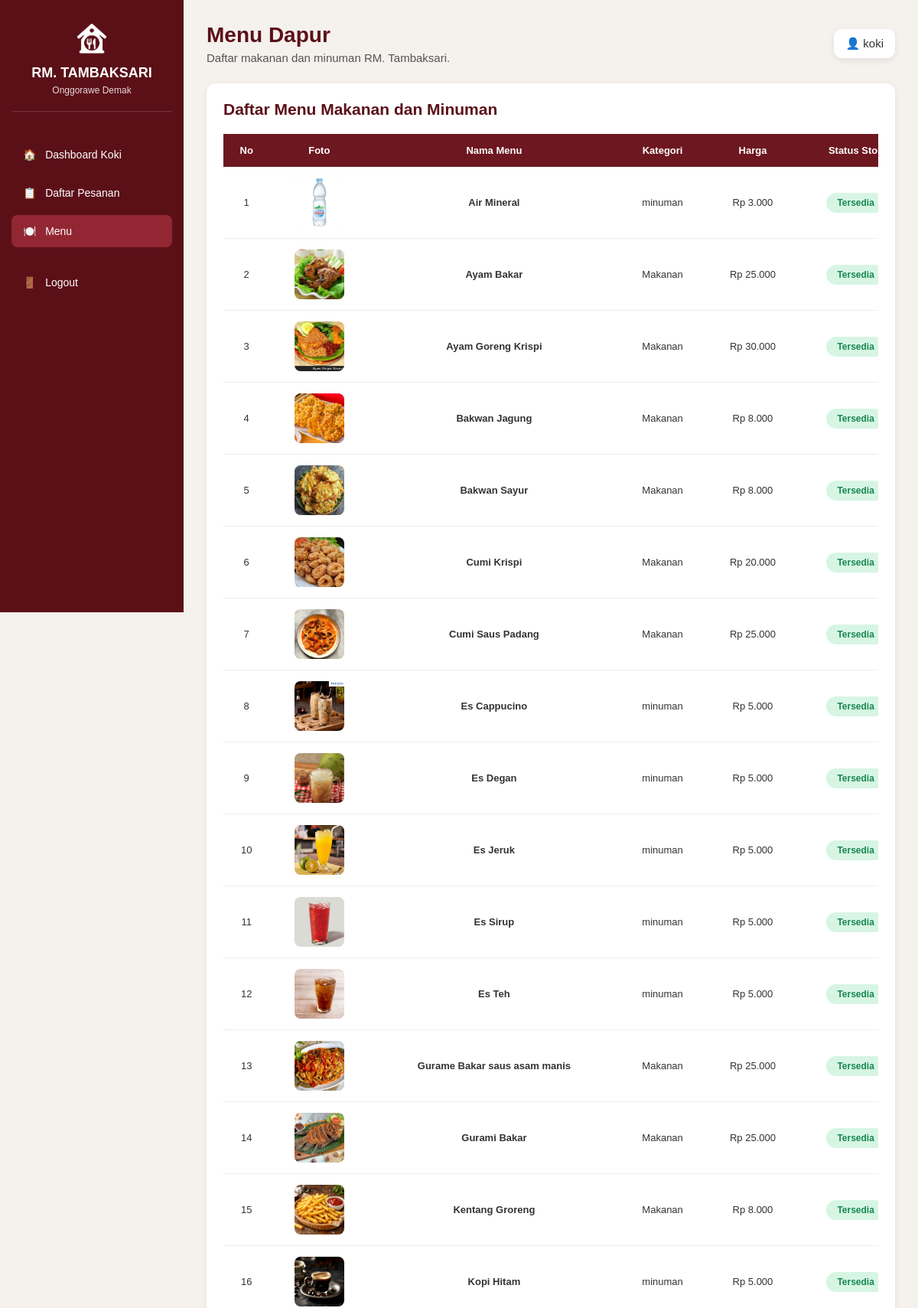
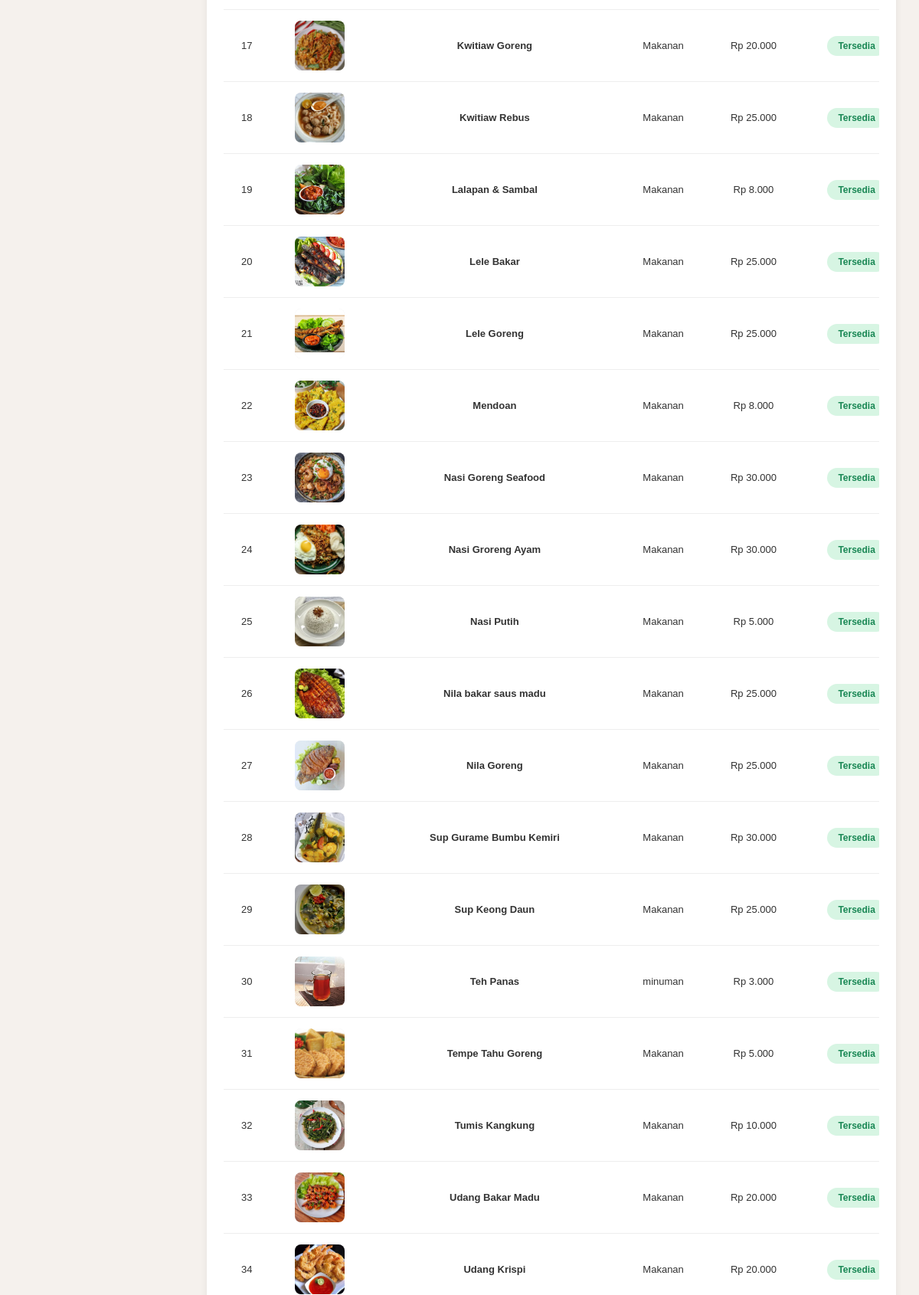
Page /koki/menu.php (signed in, upper part) on the committed database (2 pictures, top to bottom).
### tables this page shows
CREATE TABLE `menu` (
  `id_menu` int NOT NULL,
  `id_kategori` int DEFAULT NULL,
  `nama_menu` varchar(100) DEFAULT NULL,
  `harga` decimal(12,2) DEFAULT NULL,
  `foto` varchar(255) DEFAULT NULL,
  `deskripsi` text,
  `status_stok` enum('tersedia','habis') DEFAULT NULL
);

CREATE TABLE `kategori` (
  `id_kategori` int NOT NULL,
  `nama_kategori` varchar(50) DEFAULT NULL
);

### koki/menu.php (the view, shortened to what this page needs)
<?php
include "../config.php";
$query = mysqli_query($db, "
    SELECT
        menu.*,
        kategori.nama_kategori
    FROM menu
    LEFT JOIN kategori
        ON menu.id_kategori = kategori.id_kategori
    ORDER BY menu.nama_menu ASC
");
?>
<!DOCTYPE html>
<html lang="id">
<head>
</head>
<body>
<aside class="sidebar">
    <div class="logo">
        <img src="../assets/images/logo.png" alt="Logo RM Tambaksari">
        <h2>RM. TAMBAKSARI</h2>
        <p>Onggorawe Demak</p>
    </div>
    <ul class="menu">
        <li>
            <a href="dashboard.php">
                🏠 &nbsp; Dashboard Koki
            </a>
        </li>
        <li>
            <a href="pesanan.php">
                📋 &nbsp; Daftar Pesanan
            </a>
        </li>
        <li>
            <a href="menu.php" class="active">
                🍽️ &nbsp; Menu
            </a>
        </li>
        <li>
            <a href="../logout.php" class="logout">
                🚪 &nbsp; Logout
            </a>
        </li>
    </ul>
</aside>
<main class="main">
    <div class="topbar">
        <div>
            <h1>Menu Dapur</h1>
            <p>Daftar makanan dan minuman RM. Tambaksari.</p>
        </div>
        <div class="admin-name">
            👤 <?= htmlspecialchars($_SESSION['username'] ?? 'koki'); ?>
        </div>
    </div>
    <div class="content-box">
        <div class="content-header">
            <h2>Daftar Menu Makanan dan Minuman</h2>
        </div>
        <div class="table-container">
            <table>
                <thead>
                    <tr>
                        <th>No</th>
                        <th>Foto</th>
                        <th>Nama Menu</th>
                        <th>Kategori</th>
                        <th>Harga</th>
                        <th>Status Stok</th>
                    </tr>
                </thead>
                <tbody>
                <?php
                $no = 1;
                while ($data = mysqli_fetch_assoc($query)) {
                ?>
                    <tr>
                        <td><?= $no++; ?></td>
                        <td>
                            <?php if (!empty($data['foto'])) { ?>
                                <img
                                    src="../assets/images/menu/<?= htmlspecialchars($data['foto']); ?>"
                                    alt="<?= htmlspecialchars($data['nama_menu']); ?>"
                                    class="foto-menu"
                                    onerror="this.style.display='none'; this.nextElementSibling.style.display='inline-flex';"
                                >
                            <?php } else { ?>
                                <span class="no-foto">Tidak ada foto</span>
                            <?php } ?>
                        </td>
                        <td>
                            <strong><?= htmlspecialchars($data['nama_menu']); ?></strong>
                        </td>
                        <td>
                            <?= htmlspecialchars($data['nama_kategori'] ?? '-'); ?>
                        </td>
                        <td>
                            Rp <?= number_format((float)$data['harga'], 0, ',', '.'); ?>
                        </td>
                        <td>
                            <?php if ($data['status_stok'] == 'tersedia') { ?>
                                <span class="badge tersedia">Tersedia</span>
                            <?php } else { ?>
                                <span class="badge habis">Habis</span>
                            <?php } ?>
                        </td>
                    </tr>
                <?php } ?>
                </tbody>
            </table>
        </div>
    </div>
</main>
</body>
</html>

### koki/menu.php (style rules this page uses)
* { box-sizing: border-box; margin: 0; padding: 0; font-family: Arial, sans-serif; }
body { background: #f5f1ed; color: #333; }
.sidebar { position: fixed; left: 0; top: 0; width: 240px; height: 100vh; background: #5b1018; color: white; padding: 25px 15px; }
.logo { text-align: center; margin-bottom: 35px; padding-bottom: 20px; border-bottom: 1px solid rgba(255,255,255,0.15); }
.logo img { width: 50px; height: 50px; object-fit: contain; margin-bottom: 6px; }
.logo h2 { font-size: 18px; color: white; }
.logo p { font-size: 12px; color: #eadada; margin-top: 5px; }
.menu { list-style: none; }
.menu li { margin-bottom: 8px; }
.menu a { display: block; padding: 13px 15px; color: white; text-decoration: none; border-radius: 8px; font-size: 14px; }
.menu a.active { background: #922733; }
.menu .logout { margin-top: 25px; }
.main { margin-left: 240px; padding: 30px; }
.topbar { display: flex; justify-content: space-between; align-items: center; margin-bottom: 25px; }
.topbar h1 { color: #5b1018; font-size: 28px; margin-bottom: 5px; }
.topbar p { color: #555; font-size: 15px; }
.admin-name { background: white; padding: 10px 15px; border-radius: 10px; box-shadow: 0 3px 10px rgba(0,0,0,0.08); font-size: 15px; }
.content-box { background: white; border-radius: 12px; padding: 22px; box-shadow: 0 3px 10px rgba(0,0,0,0.07); }
.content-header { display: flex; justify-content: space-between; align-items: center; margin-bottom: 20px; }
.content-header h2 { color: #5b1018; font-size: 21px; }
.table-container { overflow-x: auto; }
table { width: 100%; border-collapse: collapse; background: white; min-width: 900px; }
th { background: #6d1720; color: white; padding: 14px 12px; text-align: center; font-size: 13px; }
td { padding: 14px 12px; border-bottom: 1px solid #eeeeee; font-size: 13px; text-align: center; vertical-align: middle; }
.foto-menu { width: 65px; height: 65px; object-fit: cover; border-radius: 8px; background: #eee; display: block; margin: 0 auto; }
.badge { display: inline-block; padding: 6px 14px; border-radius: 20px; font-size: 12px; font-weight: bold; }
.tersedia { background: #d7f5e3; color: #198754; }

### rows in the picture
menu: foto (picture), nama_menu "Air Mineral", id_kategori.nama_kategori "minuman", harga "3.000", status_stok "Tersedia"
menu: foto (picture), nama_menu "Ayam Bakar", id_kategori.nama_kategori "Makanan", harga "25.000", status_stok "Tersedia"
menu: foto (picture), nama_menu "Ayam Goreng Krispi", id_kategori.nama_kategori "Makanan", harga "30.000", status_stok "Tersedia"
menu: foto (picture), nama_menu "Bakwan Jagung", id_kategori.nama_kategori "Makanan", harga "8.000", status_stok "Tersedia"
menu: foto (picture), nama_menu "Bakwan Sayur", id_kategori.nama_kategori "Makanan", harga "8.000", status_stok "Tersedia"
menu: foto (picture), nama_menu "Cumi Krispi", id_kategori.nama_kategori "Makanan", harga "20.000", status_stok "Tersedia"
menu: foto (picture), nama_menu "Cumi Saus Padang", id_kategori.nama_kategori "Makanan", harga "25.000", status_stok "Tersedia"
menu: foto (picture), nama_menu "Es Cappucino", id_kategori.nama_kategori "minuman", harga "5.000", status_stok "Tersedia"
menu: foto (picture), nama_menu "Es Degan", id_kategori.nama_kategori "minuman", harga "5.000", status_stok "Tersedia"
menu: foto (picture), nama_menu "Es Jeruk", id_kategori.nama_kategori "minuman", harga "5.000", status_stok "Tersedia"
menu: foto (picture), nama_menu "Es Sirup", id_kategori.nama_kategori "minuman", harga "5.000", status_stok "Tersedia"
menu: foto (picture), nama_menu "Es Teh", id_kategori.nama_kategori "minuman", harga "5.000", status_stok "Tersedia"
menu: foto (picture), nama_menu "Gurame Bakar saus asam manis", id_kategori.nama_kategori "Makanan", harga "25.000", status_stok "Tersedia"
menu: foto (picture), nama_menu "Gurami Bakar", id_kategori.nama_kategori "Makanan", harga "25.000", status_stok "Tersedia"
menu: foto (picture), nama_menu "Kentang Groreng", id_kategori.nama_kategori "Makanan", harga "8.000", status_stok "Tersedia"
menu: foto (picture), nama_menu "Kopi Hitam", id_kategori.nama_kategori "minuman", harga "5.000", status_stok "Tersedia"
menu: foto (picture), nama_menu "Kwitiaw Goreng", id_kategori.nama_kategori "Makanan", harga "20.000", status_stok "Tersedia"
menu: foto (picture), nama_menu "Kwitiaw Rebus", id_kategori.nama_kategori "Makanan", harga "25.000", status_stok "Tersedia"
menu: foto (picture), nama_menu "Lalapan & Sambal", id_kategori.nama_kategori "Makanan", harga "8.000", status_stok "Tersedia"
menu: foto (picture), nama_menu "Lele Bakar", id_kategori.nama_kategori "Makanan", harga "25.000", status_stok "Tersedia"
menu: foto (picture), nama_menu "Lele Goreng", id_kategori.nama_kategori "Makanan", harga "25.000", status_stok "Tersedia"
menu: foto (picture), nama_menu "Mendoan", id_kategori.nama_kategori "Makanan", harga "8.000", status_stok "Tersedia"
menu: foto (picture), nama_menu "Nasi Goreng Seafood", id_kategori.nama_kategori "Makanan", harga "30.000", status_stok "Tersedia"
menu: foto (picture), nama_menu "Nasi Groreng Ayam", id_kategori.nama_kategori "Makanan", harga "30.000", status_stok "Tersedia"
menu: foto (picture), nama_menu "Nasi Putih", id_kategori.nama_kategori "Makanan", harga "5.000", status_stok "Tersedia"
menu: foto (picture), nama_menu "Nila bakar saus madu", id_kategori.nama_kategori "Makanan", harga "25.000", status_stok "Tersedia"
menu: foto (picture), nama_menu "Nila Goreng", id_kategori.nama_kategori "Makanan", harga "25.000", status_stok "Tersedia"
menu: foto (picture), nama_menu "Sup Gurame Bumbu Kemiri", id_kategori.nama_kategori "Makanan", harga "30.000", status_stok "Tersedia"
menu: foto (picture), nama_menu "Sup Keong Daun", id_kategori.nama_kategori "Makanan", harga "25.000", status_stok "Tersedia"
menu: foto (picture), nama_menu "Teh Panas", id_kategori.nama_kategori "minuman", harga "3.000", status_stok "Tersedia"
menu: foto (picture), nama_menu "Tempe Tahu Goreng", id_kategori.nama_kategori "Makanan", harga "5.000", status_stok "Tersedia"
menu: foto (picture), nama_menu "Tumis Kangkung", id_kategori.nama_kategori "Makanan", harga "10.000", status_stok "Tersedia"
menu: foto (picture), nama_menu "Udang Bakar Madu", id_kategori.nama_kategori "Makanan", harga "20.000", status_stok "Tersedia"
menu: foto (picture), nama_menu "Udang Krispi", id_kategori.nama_kategori "Makanan", harga "20.000", status_stok "Tersedia"

### other values in the picture
$_SESSION['username'] "koki"
